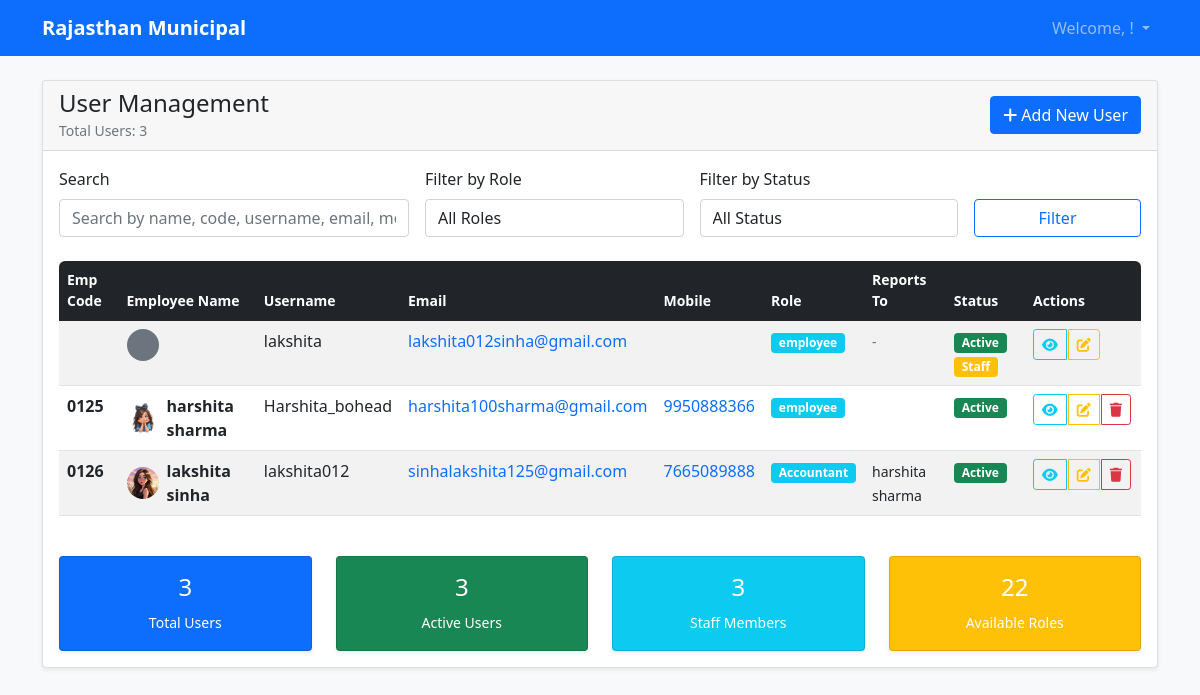
Page /users/ (signed in) on the committed database.
### users/models.py (models this page shows, shortened)
class CustomUser(AbstractUser):
    emp_name = models.CharField(max_length=100, verbose_name="Employee Name")
    emp_code = models.CharField(max_length=20, unique=True, verbose_name="Employee Code")
    mobile_no = models.CharField(max_length=15, verbose_name="Mobile Number")
    report_to = models.ForeignKey(
        'self',
        on_delete=models.SET_NULL,
        null=True,
        blank=True,
        verbose_name="Reports To"
    )
    image = models.ImageField(upload_to='user_images/', blank=True, null=True, verbose_name="Profile Image")
    ROLE_CHOICES = [
        ('assistant_project_manager', 'Assistant Project Manager'),
        ('circle_manager', 'Circle Manager'),
        ('team_leader', 'Team Leader'),
        ('back_office_head', 'Back Office Head'),
        ('back_office', 'Back Office'),
        ('accountant', 'Accountant'),
        ('flying_officer_sspl', 'Flying Officer SSPL'),
        ('revenue_officer', 'Revenue Officer'),
        ('zone_commissioner', 'Zone Commissioner'),
        ('revenue_inspector', 'Revenue Inspector'),
        ('surveyor', 'Surveyor'),
        ('tax_collector', 'Tax Collector'),
        ('tele_caller', 'Tele Caller'),
        ('mis', 'MIS'),
        ('counter', 'Counter'),
        ('commissioner', 'Commissioner'),
        ('oswal', 'Oswal'),
        ('ulb_admin', 'ULB Admin'),
        ('qr_installer', 'QR Installer'),
        ('dc_revenue_first', 'DC Revenue First'),
        ('ro_revenue_first', 'RO Revenue First'),
        ('testt', 'TESTT'),
    ]
    role = models.CharField(
        max_length=30,
        choices=ROLE_CHOICES,
        default='back_office',
        verbose_name="Role"
    )
    first_name = models.CharField(max_length=30, blank=False)
    last_name = models.CharField(max_length=30, blank=False)
    email = models.EmailField(unique=True, blank=False)
    class Meta:
        verbose_name = "User"
        verbose_name_plural = "Users"

### users/views.py (the view, shortened to what this page needs)
# urls.py: path('users/', views.user_list_view, name='user_list'),
def user_list_view(request):
    if not request.user.is_authenticated:
        return redirect('login')
    allowed_roles = ['commissioner', 'zone_commissioner', 'ulb_admin', 'assistant_project_manager', 'circle_manager']
    if request.user.role not in allowed_roles and not request.user.is_staff:
        messages.error(request, 'You do not have permission to view the user list.')
        return redirect('dashboard')
    users = CustomUser.objects.all().order_by('emp_code')
    search_query = request.GET.get('search', '')
    role_filter = request.GET.get('role', '')
    if role_filter:
        users = users.filter(role=role_filter)
    status_filter = request.GET.get('status', '')
    if status_filter == 'active':
        users = users.filter(is_active=True)
    elif status_filter == 'inactive':
        users = users.filter(is_active=False)
    context = {
        'users': users,
        'search_query': search_query,
        'role_filter': role_filter,
        'status_filter': status_filter,
        'role_choices': CustomUser.ROLE_CHOICES,
        'total_users': users.count(),
    }
    return render(request, 'users/user_list.html', context)

### users/templates/users/user_list.html (shortened to what this page needs)
{% extends 'users/base.html' %}
{% block content %}
<div class="row">
    <div class="col-12">
        <div class="card">
            <div class="card-header d-flex justify-content-between align-items-center">
                <div>
                    <h4 class="mb-0">User Management</h4>
                    <small class="text-muted">Total Users: {{ total_users }}</small>
                </div>
                <div>
                    <a href="{% url 'register' %}" class="btn btn-primary">
                        <i class="fas fa-plus"></i> Add New User
                    </a>
                </div>
            </div>
            <div class="card-body">
                <div class="row mb-4">
                    <div class="col-md-12">
                        <form method="get" class="row g-3">
                            <div class="col-md-4">
                                <label class="form-label">Search</label>
                                <input type="text" name="search" class="form-control"
                                       placeholder="Search by name, code, username, email, mobile..."
                                       value="{{ search_query }}">
                            </div>
                            <div class="col-md-3">
                                <label class="form-label">Filter by Role</label>
                                <select name="role" class="form-control">
                                    <option value="">All Roles</option>
                                </select>
                            </div>
                            <div class="col-md-3">
                                <label class="form-label">Filter by Status</label>
                                <select name="status" class="form-control">
                                    <option value="">All Status</option>
                                </select>
                            </div>
                            <div class="col-md-2">
                                <label class="form-label">&nbsp;</label>
                                <div class="d-grid">
                                    <button type="submit" class="btn btn-outline-primary">Filter</button>
                                </div>
                            </div>
                        </form>
                    </div>
                </div>
                <div class="table-responsive">
                    <table class="table table-striped table-hover">
                        <thead class="table-dark">
                            <tr>
                                <th>Emp Code</th>
                                <th>Employee Name</th>
                                <th>Username</th>
                                <th>Email</th>
                                <th>Mobile</th>
                                <th>Role</th>
                                <th>Reports To</th>
                                <th>Status</th>
                                <th>Actions</th>
                            </tr>
                        </thead>
                        <tbody>
                            {% for user_item in users %}
                            <tr>
                                <td>
                                    <strong>{{ user_item.emp_code }}</strong>
                                </td>
                                <td>
                                    <div class="d-flex align-items-center">
                                        {% if user_item.image %}
                                            <img src="{{ user_item.image.url }}" alt="Profile"
                                                 class="rounded-circle me-2" style="width: 32px; height: 32px; object-fit: cover;">
                                        {% else %}
                                            <div class="bg-secondary rounded-circle me-2 d-flex align-items-center justify-content-center"
                                                 style="width: 32px; height: 32px; font-size: 12px; color: white;">
                                            </div>
                                        {% endif %}
                                        <div>
                                            <div class="fw-bold">{{ user_item.emp_name }}</div>
                                        </div>
                                    </div>
                                </td>
                                <td>{{ user_item.username }}</td>
                                <td>
                                    <a href="mailto:{{ user_item.email }}" class="text-decoration-none">
                                        {{ user_item.email }}
                                    </a>
                                </td>
                                <td>
                                    <a href="tel:{{ user_item.mobile_no }}" class="text-decoration-none">
                                        {{ user_item.mobile_no }}
                                    </a>
                                </td>
                                <td>
                                    <span class="badge bg-info">{{ user_item.get_role_display }}</span>
                                </td>
                                <td>
                                    {% if user_item.report_to %}
                                        <small>{{ user_item.report_to.emp_name }}</small>
                                    {% else %}
                                        <small class="text-muted">-</small>
                                    {% endif %}
                                </td>
                                <td>
                                    {% if user_item.is_active %}
                                        <span class="badge bg-success">Active</span>
                                    {% else %}
                                        <span class="badge bg-danger">Inactive</span>
                                    {% endif %}
                                    {% if user_item.is_staff %}
                                        <span class="badge bg-warning">Staff</span>
                                    {% endif %}
                                </td>
                                <td>
                                    <div class="btn-group" role="group">
                                        <a href="{% url 'user_detail' user_item.id %}"
                                           class="btn btn-sm btn-outline-info" title="View Details">
                                            <i class="fas fa-eye"></i>
                                        </a>
                                        <a href="{% url 'user_update' user_item.id %}"
                                           class="btn btn-sm btn-outline-warning" title="Edit User">
                                            <i class="fas fa-edit"></i>
                                        </a>
                                        {% if user.role == 'commissioner' or user.role == 'zone_commissioner' or user.role == 'ulb_admin' or user.is_staff %}
                                            {% if user_item != user %}
                                                <a href="{% url 'user_delete' user_item.id %}"
                                                   class="btn btn-sm btn-outline-danger" title="Delete User"
                                                   onclick="return confirm('Are you sure you want to delete {{ user_item.emp_name }}?')">
                                                    <i class="fas fa-trash"></i>
                                                </a>
                                            {% endif %}
                                        {% endif %}
                                    </div>
                                </td>
                            </tr>
                            {% endfor %}
                        </tbody>
                    </table>
                </div>
                {% if users %}
                <div class="row mt-4">
                    <div class="col-md-3">
                        <div class="card bg-primary text-white">
                            <div class="card-body text-center">
                                <h4>{{ users|length }}</h4>
                                <small>Total Users</small>
                            </div>
                        </div>
                    </div>
                    <div class="col-md-3">
                        <div class="card bg-success text-white">
                            <div class="card-body text-center">
                                <h4>{{ users|dictsort:"is_active"|length }}</h4>
                                <small>Active Users</small>
                            </div>
                        </div>
                    </div>
                    <div class="col-md-3">
                        <div class="card bg-info text-white">
                            <div class="card-body text-center">
                                <h4>{{ users|dictsort:"is_staff"|length }}</h4>
                                <small>Staff Members</small>
                            </div>
                        </div>
                    </div>
                    <div class="col-md-3">
                        <div class="card bg-warning text-white">
                            <div class="card-body text-center">
                                <h4>{{ role_choices|length }}</h4>
                                <small>Available Roles</small>
                            </div>
                        </div>
                    </div>
                </div>
                {% endif %}
            </div>
        </div>
    </div>
</div>
<link rel="stylesheet" href="https://cdnjs.cloudflare.com/ajax/libs/font-awesome/6.0.0/css/all.min.css">
{% endblock %}

### users/templates/users/base.html (style rules this page uses)
.card { box-shadow: 0 4px 6px rgba(0, 0, 0, 0.1); }

### users/templates/users/user_list.html (style rules this page uses)
.table th { border-top: none; font-weight: 600; font-size: 0.875rem; }
.btn-group .btn { margin-right: 2px; }
.badge { font-size: 0.75rem; }
.table-responsive { border-radius: 0.375rem; }
.card { box-shadow: 0 0.125rem 0.25rem rgba(0, 0, 0, 0.075); }

### rows in the picture
CustomUser: username "lakshita", email "lakshita012sinha@gmail.com", role "employee", is_active "Active", is_staff "Staff"
CustomUser: emp_code "0125", image (picture), emp_name "harshita sharma", username "Harshita_bohead", email "harshita100sharma@gmail.com", mobile_no "9950888366", role "employee", is_active "Active"
CustomUser: emp_code "0126", image (picture), emp_name "lakshita sinha", username "lakshita012", email "sinhalakshita125@gmail.com", mobile_no "7665089888", role "Accountant", report_to.emp_name "harshita sharma", is_active "Active"

### other values in the picture
{{ total_users }} "3"
{{ users|length }} "3"
{{ users|dictsort:"is_active"|length }} "3"
{{ users|dictsort:"is_staff"|length }} "3"
{{ role_choices|length }} "22"
